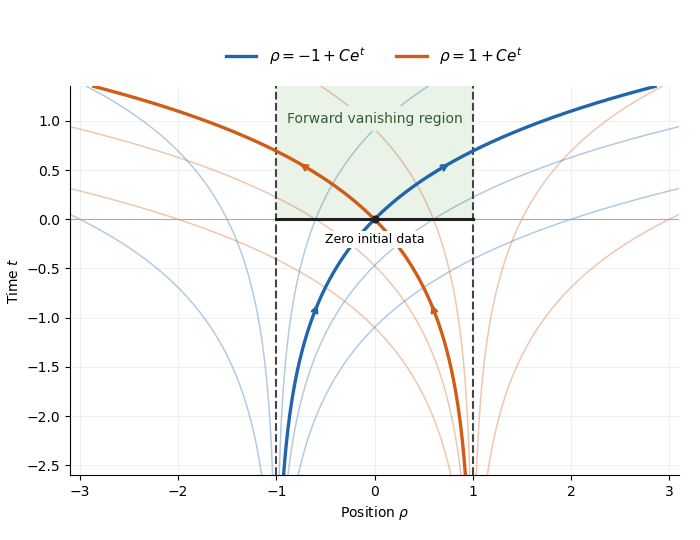

Source code (Python):
"""Plot the two characteristic families in Cambridge Part III 2018 Paper 105.

Run this script to create paper-105.png in the current directory. The Makefile
runs it from the matching _media directory. Tested with Python 3.14.4,
NumPy 2.3.5 and Matplotlib 3.10.7 (Debian build 3.10.7+dfsg1), matching the
repository's Python 3.14 environment. Original mathematical plot; white,
opaque background and fixed 700 by 540 pixel output.
"""

from pathlib import Path
import os

# Keep the font cache within the permitted scratch directory.
os.environ.setdefault("MPLCONFIGDIR", "/tmp/2018-paper-105-matplotlib")

import matplotlib
matplotlib.use("Agg")
import matplotlib.pyplot as plt
import numpy as np


def main():
    blue, orange = "#2166ac", "#cf5c17"
    times = np.linspace(-2.6, 1.35, 1200)
    fig, ax = plt.subplots(figsize=(7, 5.4), dpi=100)
    fig.patch.set_facecolor("white")
    ax.set_facecolor("white")
    fig.subplots_adjust(left=.10, right=.97, bottom=.12, top=.84)

    # The green strip for t>=0 is the actual forward vanishing region.
    ax.fill_betweenx([0, 1.35], -1, 1, color="#e9f3e7", zorder=0)
    for constant in [-2.0, -.5, .4, 1.6, 3.0]:
        ax.plot(-1 + constant * np.exp(times), times,
                color=blue, alpha=.34, lw=1.1)
        ax.plot(1 - constant * np.exp(times), times,
                color=orange, alpha=.34, lw=1.1)

    ax.axvline(-1, color="#444444", ls="--", lw=1.5)
    ax.axvline(1, color="#444444", ls="--", lw=1.5)
    ax.axhline(0, color="#aaaaaa", lw=.8)
    ax.plot([-1, 1], [0, 0], color="#202020", lw=2.2, zorder=4)

    ax.plot(np.exp(times)-1, times, color=blue, lw=2.4,
            label=r"$\rho=-1+Ce^t$")
    ax.plot(1-np.exp(times), times, color=orange, lw=2.4,
            label=r"$\rho=1+Ce^t$")
    for sign, color in [(1, blue), (-1, orange)]:
        for time in [-1.0, .42]:
            start = sign * (np.exp(time)-1)
            end = sign * (np.exp(time+.16)-1)
            ax.annotate("", (end, time+.16), (start, time),
                        arrowprops={"arrowstyle": "->", "color": color,
                                    "lw": 1.8}, zorder=5)
    ax.scatter([0], [0], s=23, color="#202020", zorder=6)
    ax.annotate("(0, 0)", (0, 0), xytext=(9, -17),
                textcoords="offset points", fontsize=9,
                bbox={"facecolor": "white", "edgecolor": "none", "pad": 1.5})
    ax.text(0, .98, "Forward vanishing region", ha="center", fontsize=10,
            color="#355c37", bbox={"facecolor": "#e9f3e7", "edgecolor": "none"})
    ax.text(0, -.14, "Zero initial data", ha="center", va="top", fontsize=9,
            bbox={"facecolor": "white", "edgecolor": "none", "pad": 1.5})

    ax.set(xlim=(-3.1, 3.1), ylim=(-2.6, 1.35),
           xlabel=r"Position $\rho$", ylabel=r"Time $t$")
    ax.set_xticks([-3, -2, -1, 0, 1, 2, 3])
    ax.set_yticks([-2.5, -2, -1.5, -1, -.5, 0, .5, 1])
    ax.grid(color="#eeeeee", linewidth=.65)
    ax.set_axisbelow(True)
    ax.legend(loc="lower center", bbox_to_anchor=(.5, 1.015), ncol=2,
              frameon=False, fontsize=11)
    for spine in ["top", "right"]:
        ax.spines[spine].set_visible(False)
    fig.savefig(Path("paper-105.png"), dpi=100,
                facecolor="white", transparent=False)
    plt.close(fig)


if __name__ == "__main__":
    main()
